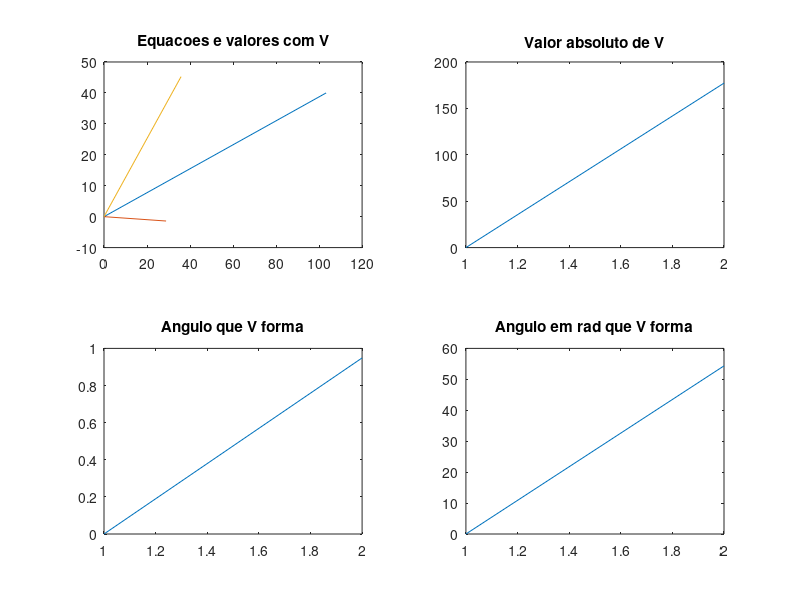

This chart was generated by the following MATLAB code:
clear all

%imprimindo V em diferentes formatos
V1 = 50*exp(j*deg2rad(36.87))
V2 = 81.65/sqrt(2)*exp(j*pi/3)
V3 = -1.41 + j*18.75
V4 = 81.65/sqrt(2)*exp(j*angle(V1+V3))

%somando as tensoes
Veq = V1 + V2 + V3 + V4;

%abs = modulo da variavel
abs_Veq = abs(Veq);

%fornece o angulo de fase (em radianos) para números complexos
angle_Veq = angle(Veq);

%converte radianos para o equivalente em graus
rad_Veq = rad2deg(angle(Veq));

figure(1)
subplot(2,2,1)
plot([0, Veq], [0, V1], [0, V2], [0,V3], [0, V4])
title('Equacoes e valores com V')

subplot(2,2,2)
plot([0, abs_Veq])
title('Valor absoluto de V')

subplot(2,2,3)
plot([0, angle_Veq])
title('Angulo que V forma')

subplot(2,2,4)
plot([0, rad_Veq])
title('Angulo em rad que V forma')

%salvando o grafico em JPG
saveas(gca, 'grafico_1.jpg', 'jpg')